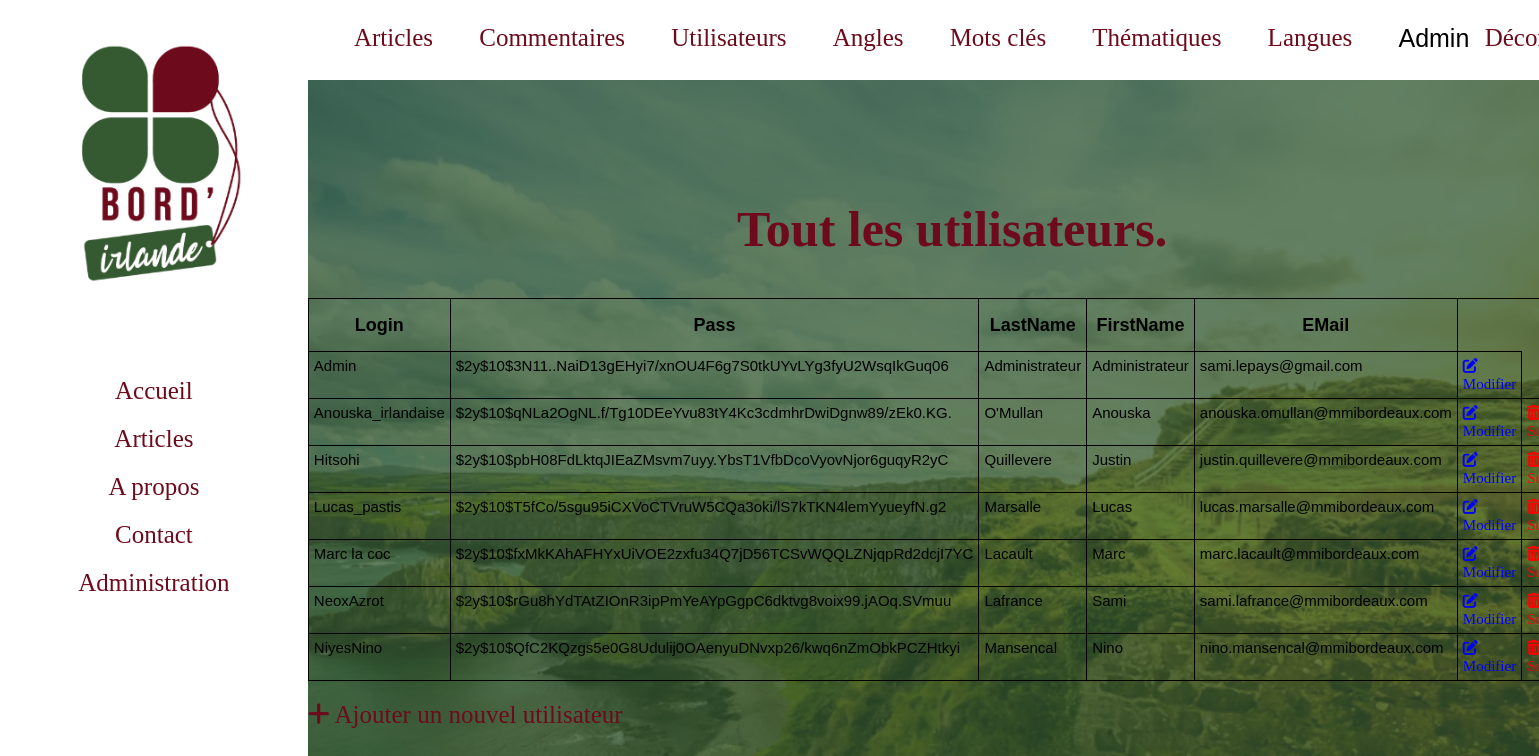
/utilisateurs/index.php (signed in), run on the app's committed database.
### tables this page shows
CREATE TABLE IF NOT EXISTS `user` (
  `Login` char(30) NOT NULL,
  `Pass` char(255) NOT NULL,
  `LastName` char(30) DEFAULT NULL,
  `FirstName` char(30) DEFAULT NULL,
  `EMail` char(50) NOT NULL,
  PRIMARY KEY (`Login`,`Pass`),
  KEY `USER_FK` (`Login`,`Pass`)
);

### utilisateurs/index.php (the view, shortened to what this page needs)
<?php
    include '../assets/php/connect_PDO.php';
?>
<!DOCTYPE html>
<html>
    <head>
		<link rel="stylesheet" href="../assets/css/style.css" />
    </head>
    <body>
        <?php include '../assets/php/menuInAdminShow.php'; ?>
        <div class="thematiques">
            <?php include '../assets/php/menuAdmin.php'; ?>
            <h1>Tout les utilisateurs.</h1>
            <table>
                <thead>
                    <tr>
                        <th>Login</th>
                        <th>Pass</th>
                        <th>LastName</th>
                        <th>FirstName</th>
                        <th>EMail</th>
                    </tr>
                </thead>
                <tbody>
                <?php
                    $req = $bdd->query('SELECT * FROM user ORDER BY Login');
                    while ($donnees = $req->fetch())
                    {
                ?>
                    <tr>
                        <td><?php echo $donnees['Login'];?></td>
                        <td><?php echo $donnees['Pass'];?></td>
                        <td><?php echo $donnees['LastName'];?></td>
                        <td><?php echo $donnees['FirstName'];?></td>
                        <td><?php echo $donnees['EMail'];?></td>
                        <td><a href="update.php?id=<?php echo $donnees['Login'];?>" class="modified_link"><i class="fas fa-edit"></i> Modifier</a></td>
                        <?php
                        if($donnees['Login'] != "Admin") {
                        ?>
                        <td><a href="delete.php?id=<?php echo $donnees['Login'];?>" class="delete_link" data-id="<?php echo $donnees['Login']; ?>"><i class="fas fa-trash-alt"></i> Supprimer</a></td>
                        <?php
                        }
                        ?>
                    </tr>
                    <?php
                        }
                    ?>
                </tbody>
            </table>
            <a href="new.php" class="add"><i class="fas fa-plus"></i> Ajouter un nouvel utilisateur</a>
        </div>
    </body>
</html>

### assets/css/style.css (style rules this page uses)
body { display: flex; margin: 0px; background-image: url("../images/image_2.png"); background-repeat: no-repeat; background-attachment: fixed; background-color: #345831; background-size: cover; width: 100vw; height: 100vh; }
.thematiques { display: flex; flex-direction: column; margin-left: 20vw; }
.thematiques h1 { font-family: 'Bebas Neue', cursive; color: #6D0A1B; text-align: center; font-size: 50px; padding-top: 10vh; margin: 0px; margin-top: 5vh; }
.thematiques a { text-decoration: none; font-family: 'Bebas Neue', cursive; color: #355931; }
.thematiques table { border-collapse: collapse; color: black; font-family: 'Helvetica', sans-serif; font-weight: 400; font-size: 15px; width: 100%; margin-top: 5vh; }
.thematiques table, th, td { border: 1px solid black; }
.thematiques th { height: 50px; font-size: 18px; min-width: 100px; }
.thematiques td { vertical-align: top; padding: 5px; }
.thematiques a { color: #6D0A1B; }
.thematiques .modified_link { color: blue; }
.thematiques .delete_link { color: red; }
.thematiques .add { font-size: 25px; margin-top: 20px; }

### data on the page
user: Login "Admin", Pass "$2y$10$3N11..NaiD13gEHyi7/xnOU4F6g7S0tkUYvLYg3fyU2WsqIkGuq06", LastName "Administrateur", FirstName "Administrateur", EMail "sami.lepays@gmail.com"
user: Login "Anouska_irlandaise", Pass "$2y$10$qNLa2OgNL.f/Tg10DEeYvu83tY4Kc3cdmhrDwiDgnw89/zEk0.KG.", LastName "O'Mullan", FirstName "Anouska", EMail "anouska.omullan@mmibordeaux.com"
user: Login "Hitsohi", Pass "$2y$10$pbH08FdLktqJIEaZMsvm7uyy.YbsT1VfbDcoVyovNjor6guqyR2yC", LastName "Quillevere", FirstName "Justin", EMail "justin.quillevere@mmibordeaux.com"
user: Login "Lucas_pastis", Pass "$2y$10$T5fCo/5sgu95iCXVoCTVruW5CQa3oki/lS7kTKN4lemYyueyfN.g2", LastName "Marsalle", FirstName "Lucas", EMail "lucas.marsalle@mmibordeaux.com"
user: Login "Marc la coc", Pass "$2y$10$fxMkKAhAFHYxUiVOE2zxfu34Q7jD56TCSvWQQLZNjqpRd2dcjI7YC", LastName "Lacault", FirstName "Marc", EMail "marc.lacault@mmibordeaux.com"
user: Login "NeoxAzrot", Pass "$2y$10$rGu8hYdTAtZIOnR3ipPmYeAYpGgpC6dktvg8voix99.jAOq.SVmuu", LastName "Lafrance", FirstName "Sami", EMail "sami.lafrance@mmibordeaux.com"
user: Login "NiyesNino", Pass "$2y$10$QfC2KQzgs5e0G8Udulij0OAenyuDNvxp26/kwq6nZmObkPCZHtkyi", LastName "Mansencal", FirstName "Nino", EMail "nino.mansencal@mmibordeaux.com"

### other printed values
$_SESSION['login'] "Admin"
